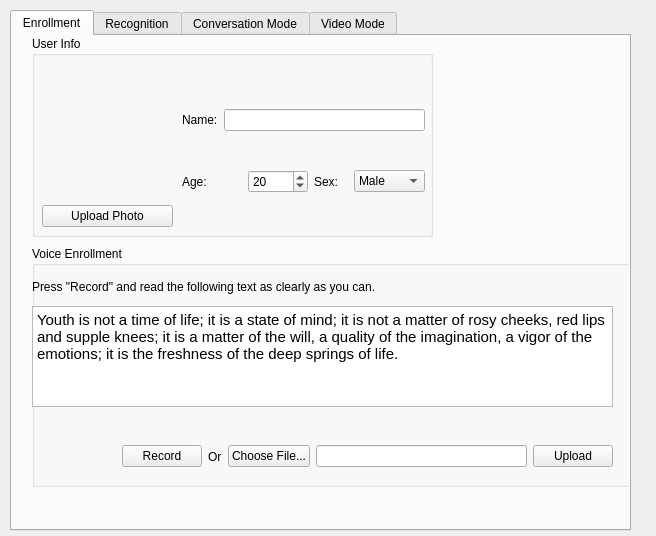
<?xml version="1.0" encoding="UTF-8"?>
<ui version="4.0">
 <class>notepad</class>
 <widget class="QWidget" name="notepad">
  <property name="geometry">
   <rect>
    <x>0</x>
    <y>0</y>
    <width>656</width>
    <height>536</height>
   </rect>
  </property>
  <property name="windowTitle">
   <string>Speaker Recognition</string>
  </property>
  <widget class="QTabWidget" name="tabWidget">
   <property name="geometry">
    <rect>
     <x>10</x>
     <y>10</y>
     <width>621</width>
     <height>521</height>
    </rect>
   </property>
   <property name="currentIndex">
    <number>0</number>
   </property>
   <widget class="QWidget" name="Enrollment">
    <attribute name="title">
     <string>Enrollment</string>
    </attribute>
    <widget class="QGroupBox" name="groupBox">
     <property name="geometry">
      <rect>
       <x>20</x>
       <y>0</y>
       <width>401</width>
       <height>201</height>
      </rect>
     </property>
     <property name="title">
      <string>User Info</string>
     </property>
     <widget class="QWidget" name="verticalLayoutWidget">
      <property name="geometry">
       <rect>
        <x>150</x>
        <y>40</y>
        <width>243</width>
        <height>151</height>
       </rect>
      </property>
      <layout class="QVBoxLayout" name="verticalLayout">
       <item>
        <layout class="QHBoxLayout" name="horizontalLayout_2">
         <item>
          <widget class="QLabel" name="label_2">
           <property name="text">
            <string>Name:</string>
           </property>
          </widget>
         </item>
         <item>
          <widget class="QLineEdit" name="Username">
           <property name="placeholderText">
            <string extracomment="Enter your name"/>
           </property>
          </widget>
         </item>
        </layout>
       </item>
       <item>
        <layout class="QHBoxLayout" name="horizontalLayout_3">
         <item>
          <widget class="QLabel" name="label_3">
           <property name="text">
            <string>Age:   </string>
           </property>
          </widget>
         </item>
         <item>
          <widget class="QSpinBox" name="Userage">
           <property name="maximum">
            <number>100</number>
           </property>
           <property name="value">
            <number>20</number>
           </property>
          </widget>
         </item>
         <item>
          <layout class="QHBoxLayout" name="horizontalLayout_4">
           <item>
            <widget class="QLabel" name="label_4">
             <property name="text">
              <string>Sex:   </string>
             </property>
            </widget>
           </item>
           <item>
            <widget class="QComboBox" name="Usersex">
             <item>
              <property name="text">
               <string>Male</string>
              </property>
             </item>
             <item>
              <property name="text">
               <string>Female</string>
              </property>
             </item>
            </widget>
           </item>
          </layout>
         </item>
        </layout>
       </item>
      </layout>
     </widget>
     <widget class="QWidget" name="verticalLayoutWidget_2">
      <property name="geometry">
       <rect>
        <x>10</x>
        <y>40</y>
        <width>131</width>
        <height>151</height>
       </rect>
      </property>
      <layout class="QVBoxLayout" name="verticalLayout_2">
       <item>
        <widget class="QLabel" name="Userimage">
         <property name="sizePolicy">
          <sizepolicy hsizetype="Preferred" vsizetype="Expanding">
           <horstretch>0</horstretch>
           <verstretch>0</verstretch>
          </sizepolicy>
         </property>
         <property name="text">
          <string/>
         </property>
        </widget>
       </item>
       <item>
        <widget class="QPushButton" name="UploadImage">
         <property name="text">
          <string>Upload Photo</string>
         </property>
        </widget>
       </item>
      </layout>
     </widget>
    </widget>
    <widget class="QGroupBox" name="groupBox_2">
     <property name="geometry">
      <rect>
       <x>20</x>
       <y>210</y>
       <width>601</width>
       <height>241</height>
      </rect>
     </property>
     <property name="title">
      <string>Voice Enrollment</string>
     </property>
     <widget class="QTextBrowser" name="Textreading">
      <property name="geometry">
       <rect>
        <x>0</x>
        <y>60</y>
        <width>581</width>
        <height>101</height>
       </rect>
      </property>
      <property name="html">
       <string>&lt;!DOCTYPE HTML PUBLIC &quot;-//W3C//DTD HTML 4.0//EN&quot; &quot;http://www.w3.org/TR/REC-html40/strict.dtd&quot;&gt;
&lt;html&gt;&lt;head&gt;&lt;meta name=&quot;qrichtext&quot; content=&quot;1&quot; /&gt;&lt;style type=&quot;text/css&quot;&gt;
p, li { white-space: pre-wrap; }
&lt;/style&gt;&lt;/head&gt;&lt;body style=&quot; font-family:'Cantarell'; font-size:11pt; font-weight:400; font-style:normal;&quot;&gt;
&lt;p style=&quot; margin-top:0px; margin-bottom:0px; margin-left:0px; margin-right:0px; -qt-block-indent:0; text-indent:0px;&quot;&gt;Youth is not a time of life; it is a state of mind; it is not a matter of rosy cheeks, red lips and supple knees; it is a matter of the will, a quality of the imagination, a vigor of the emotions; it is the freshness of the deep springs of life. &lt;/p&gt;
&lt;p style=&quot;-qt-paragraph-type:empty; margin-top:0px; margin-bottom:0px; margin-left:0px; margin-right:0px; -qt-block-indent:0; text-indent:0px;&quot;&gt;&lt;br /&gt;&lt;/p&gt;&lt;/body&gt;&lt;/html&gt;</string>
      </property>
     </widget>
     <widget class="QLabel" name="label_5">
      <property name="geometry">
       <rect>
        <x>0</x>
        <y>30</y>
        <width>431</width>
        <height>21</height>
       </rect>
      </property>
      <property name="text">
       <string>Press &quot;Record&quot; and read the following text as clearly as you can.</string>
      </property>
     </widget>
     <widget class="QLabel" name="Animation">
      <property name="geometry">
       <rect>
        <x>10</x>
        <y>180</y>
        <width>61</width>
        <height>61</height>
       </rect>
      </property>
      <property name="sizePolicy">
       <sizepolicy hsizetype="Fixed" vsizetype="Fixed">
        <horstretch>0</horstretch>
        <verstretch>0</verstretch>
       </sizepolicy>
      </property>
      <property name="text">
       <string/>
      </property>
     </widget>
     <widget class="QWidget" name="horizontalLayoutWidget">
      <property name="geometry">
       <rect>
        <x>90</x>
        <y>180</y>
        <width>491</width>
        <height>61</height>
       </rect>
      </property>
      <layout class="QHBoxLayout" name="horizontalLayout">
       <item>
        <widget class="QPushButton" name="Startrecord">
         <property name="text">
          <string>Record</string>
         </property>
        </widget>
       </item>
       <item>
        <widget class="QLabel" name="label_6">
         <property name="text">
          <string>Or</string>
         </property>
        </widget>
       </item>
       <item>
        <widget class="QPushButton" name="Choose_file">
         <property name="text">
          <string>Choose File...</string>
         </property>
        </widget>
       </item>
       <item>
        <widget class="QLineEdit" name="Filename"/>
       </item>
       <item>
        <widget class="QPushButton" name="Upload">
         <property name="text">
          <string>Upload</string>
         </property>
        </widget>
       </item>
      </layout>
     </widget>
    </widget>
   </widget>
   <widget class="QWidget" name="Recognition">
    <attribute name="title">
     <string>Recognition</string>
    </attribute>
    <widget class="QGroupBox" name="groupBox_3">
     <property name="geometry">
      <rect>
       <x>20</x>
       <y>0</y>
       <width>561</width>
       <height>431</height>
      </rect>
     </property>
     <property name="title">
      <string>Recognition</string>
     </property>
     <widget class="QWidget" name="horizontalLayoutWidget_3">
      <property name="geometry">
       <rect>
        <x>130</x>
        <y>40</y>
        <width>271</width>
        <height>51</height>
       </rect>
      </property>
      <layout class="QHBoxLayout" name="horizontalLayout_6">
       <item>
        <widget class="QLabel" name="label">
         <property name="font">
          <font>
           <pointsize>12</pointsize>
           <weight>50</weight>
           <bold>false</bold>
          </font>
         </property>
         <property name="text">
          <string>Claim your identity:</string>
         </property>
        </widget>
       </item>
       <item>
        <widget class="QLineEdit" name="Claimname"/>
       </item>
      </layout>
     </widget>
     <widget class="QLineEdit" name="Reco_Username">
      <property name="geometry">
       <rect>
        <x>210</x>
        <y>350</y>
        <width>129</width>
        <height>33</height>
       </rect>
      </property>
      <property name="sizePolicy">
       <sizepolicy hsizetype="Expanding" vsizetype="Fixed">
        <horstretch>0</horstretch>
        <verstretch>0</verstretch>
       </sizepolicy>
      </property>
     </widget>
     <widget class="QPushButton" name="Startrecord_2">
      <property name="geometry">
       <rect>
        <x>230</x>
        <y>110</y>
        <width>171</width>
        <height>41</height>
       </rect>
      </property>
      <property name="text">
       <string>Record</string>
      </property>
     </widget>
     <widget class="QLabel" name="Reco_Userimage">
      <property name="geometry">
       <rect>
        <x>200</x>
        <y>210</y>
        <width>129</width>
        <height>112</height>
       </rect>
      </property>
      <property name="sizePolicy">
       <sizepolicy hsizetype="Preferred" vsizetype="Expanding">
        <horstretch>0</horstretch>
        <verstretch>0</verstretch>
       </sizepolicy>
      </property>
      <property name="text">
       <string/>
      </property>
     </widget>
     <widget class="QLabel" name="Animation_2">
      <property name="geometry">
       <rect>
        <x>140</x>
        <y>100</y>
        <width>61</width>
        <height>61</height>
       </rect>
      </property>
      <property name="sizePolicy">
       <sizepolicy hsizetype="Fixed" vsizetype="Fixed">
        <horstretch>0</horstretch>
        <verstretch>0</verstretch>
       </sizepolicy>
      </property>
      <property name="text">
       <string/>
      </property>
     </widget>
    </widget>
   </widget>
   <widget class="QWidget" name="Conversation">
    <attribute name="title">
     <string>Conversation Mode</string>
    </attribute>
    <widget class="QGroupBox" name="groupBox_4">
     <property name="geometry">
      <rect>
       <x>380</x>
       <y>20</y>
       <width>221</width>
       <height>431</height>
      </rect>
     </property>
     <property name="title">
      <string>Conversation Info</string>
     </property>
     <widget class="QTextBrowser" name="Conv_Info">
      <property name="geometry">
       <rect>
        <x>0</x>
        <y>30</y>
        <width>193</width>
        <height>351</height>
       </rect>
      </property>
     </widget>
     <widget class="QPushButton" name="Conv_Saveas">
      <property name="geometry">
       <rect>
        <x>0</x>
        <y>390</y>
        <width>96</width>
        <height>31</height>
       </rect>
      </property>
      <property name="text">
       <string>Save as..</string>
      </property>
     </widget>
     <widget class="QPushButton" name="Conv_Clear">
      <property name="geometry">
       <rect>
        <x>100</x>
        <y>390</y>
        <width>96</width>
        <height>31</height>
       </rect>
      </property>
      <property name="text">
       <string>Clear</string>
      </property>
     </widget>
    </widget>
    <widget class="QGroupBox" name="groupBox_5">
     <property name="geometry">
      <rect>
       <x>100</x>
       <y>180</y>
       <width>141</width>
       <height>211</height>
      </rect>
     </property>
     <property name="title">
      <string>Current Speaker</string>
     </property>
     <widget class="QLineEdit" name="Conv_Username">
      <property name="geometry">
       <rect>
        <x>0</x>
        <y>170</y>
        <width>131</width>
        <height>33</height>
       </rect>
      </property>
      <property name="sizePolicy">
       <sizepolicy hsizetype="Expanding" vsizetype="Fixed">
        <horstretch>0</horstretch>
        <verstretch>0</verstretch>
       </sizepolicy>
      </property>
     </widget>
     <widget class="QLabel" name="Conv_Userimage">
      <property name="geometry">
       <rect>
        <x>0</x>
        <y>40</y>
        <width>129</width>
        <height>112</height>
       </rect>
      </property>
      <property name="sizePolicy">
       <sizepolicy hsizetype="Preferred" vsizetype="Expanding">
        <horstretch>0</horstretch>
        <verstretch>0</verstretch>
       </sizepolicy>
      </property>
      <property name="text">
       <string/>
      </property>
     </widget>
    </widget>
    <widget class="QPushButton" name="Conv_Startrecord">
     <property name="geometry">
      <rect>
       <x>130</x>
       <y>80</y>
       <width>91</width>
       <height>31</height>
      </rect>
     </property>
     <property name="text">
      <string>Record</string>
     </property>
    </widget>
    <widget class="QLabel" name="Recordtime">
     <property name="geometry">
      <rect>
       <x>240</x>
       <y>85</y>
       <width>51</width>
       <height>21</height>
      </rect>
     </property>
     <property name="font">
      <font>
       <pointsize>12</pointsize>
       <weight>75</weight>
       <bold>true</bold>
      </font>
     </property>
     <property name="text">
      <string>00:00</string>
     </property>
    </widget>
    <widget class="QLabel" name="Animation_3">
     <property name="geometry">
      <rect>
       <x>60</x>
       <y>70</y>
       <width>61</width>
       <height>61</height>
      </rect>
     </property>
     <property name="sizePolicy">
      <sizepolicy hsizetype="Fixed" vsizetype="Fixed">
       <horstretch>0</horstretch>
       <verstretch>0</verstretch>
      </sizepolicy>
     </property>
     <property name="text">
      <string/>
     </property>
    </widget>
   </widget>
   <widget class="QWidget" name="Video">
    <attribute name="title">
     <string>Video Mode</string>
    </attribute>
    <widget class="QMdiArea" name="mdiArea">
     <property name="geometry">
      <rect>
       <x>30</x>
       <y>110</y>
       <width>301</width>
       <height>201</height>
      </rect>
     </property>
    </widget>
    <widget class="QSlider" name="horizontalSlider">
     <property name="geometry">
      <rect>
       <x>30</x>
       <y>310</y>
       <width>301</width>
       <height>51</height>
      </rect>
     </property>
     <property name="orientation">
      <enum>Qt::Horizontal</enum>
     </property>
    </widget>
    <widget class="QPushButton" name="OpenVideo">
     <property name="geometry">
      <rect>
       <x>30</x>
       <y>60</y>
       <width>96</width>
       <height>31</height>
      </rect>
     </property>
     <property name="text">
      <string>Open...</string>
     </property>
    </widget>
    <widget class="QLabel" name="label_7">
     <property name="geometry">
      <rect>
       <x>180</x>
       <y>190</y>
       <width>261</width>
       <height>51</height>
      </rect>
     </property>
     <property name="font">
      <font>
       <pointsize>12</pointsize>
       <weight>75</weight>
       <bold>true</bold>
      </font>
     </property>
     <property name="text">
      <string>This page is under construction</string>
     </property>
    </widget>
   </widget>
  </widget>
 </widget>
 <resources/>
 <connections/>
</ui>
